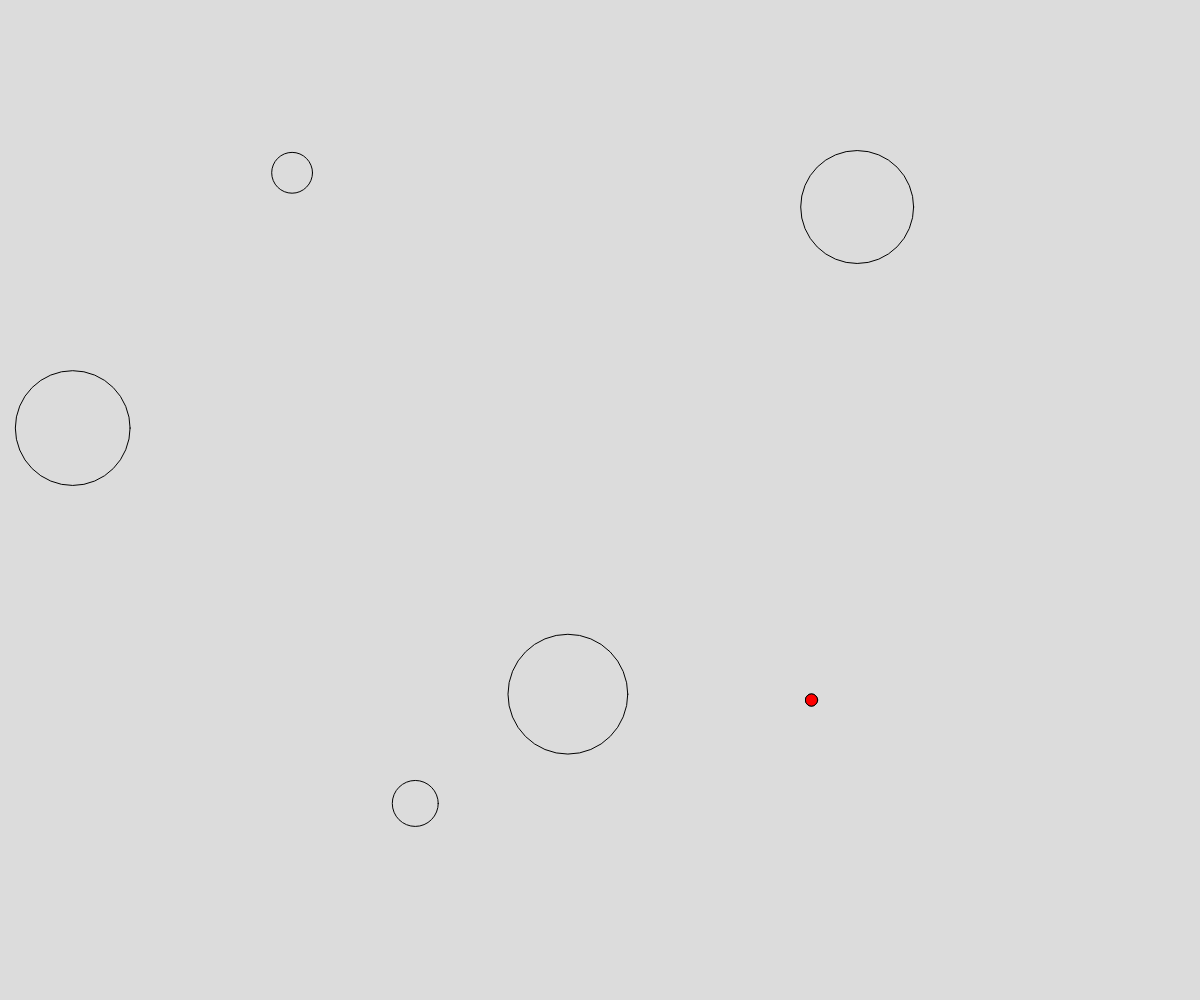
Frame 1 (no input)
Frame 60 (no input): identical to frame 1, image omitted
Frame 120 (the mouse pressed at the canvas centre since frame 60): identical to frame 1, image omitted

The p5.js sketch that drew this single still picture (run headless with seeded random() and noise() and a simulated clock; from frame 60 on, the mouse is pressed at the canvas centre):

// p5.js sketch
// ── sketch.js
// Project Title
// Your Name
// Date
//
// Extra for Experts:
// - describe what you did to take this project "above and beyond"

let numCircles = 5;
let Circles = [];

function setup() {
  createCanvas(windowWidth, windowHeight);
  makeCircles()
}

function draw() {
  background(220);
  renderCircles();
}

function makeCircles() {
  for (let i = 0; i <= numCircles; i++) {
    let x_ = random(0, width);
    let y_ = random(0, height);
    let s_ = random(2, 150);
    let c = { x:x_, y:y_, s:s_ }
    Circles.push(c)
  }
}
function renderCircles(){
  let smallest = Infinity;
  let smallestY = 0;
  let smallestX = 0;
  for (let c of Circles){
    noFill();
    if (c.s < smallest){
      smallest = c.s
      smallestX = c.x
      smallestY = c.y
    }
    circle(c.x,c.y,c.s);
  }
  fill(255, 0,0)
  circle(smallestX,smallestY, smallest)
}
